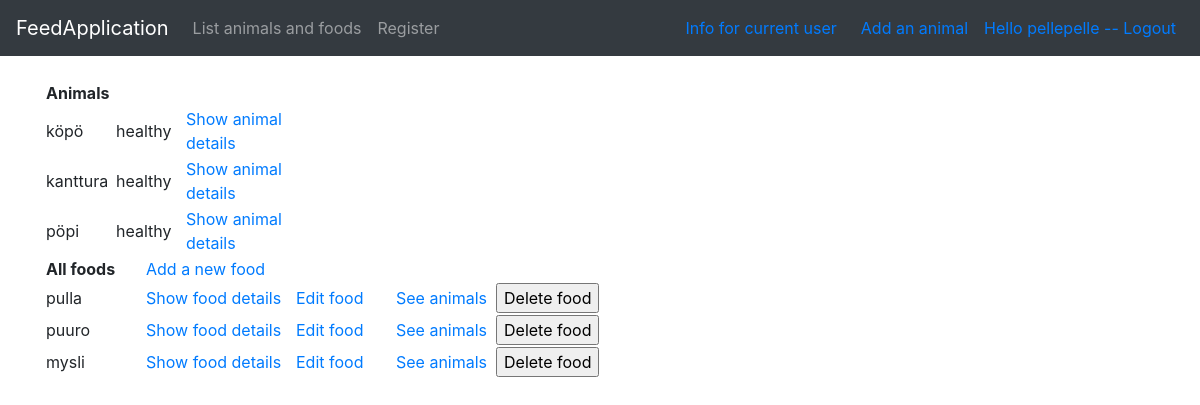
/animals/ (signed in), run on the app's committed database.
### application/auth/models.py (models this page shows, shortened)
class User(Base):
    __tablename__ = "account"
    name = db.Column(db.String(144), nullable=False)
    username = db.Column(db.String(144), nullable=False)
    password = db.Column(db.String(144), nullable=False)
    animals = db.relationship("Animal", backref='account', lazy=True)

### application/animals/models.py (models this page shows, shortened)
class Animal(Base):
    name = db.Column(db.String(144), nullable=False)
    account_id = db.Column(db.Integer, db.ForeignKey('account.id'),
                           nullable=False)
    user = db.relationship("User", backref='animal', lazy=True)
    foods = db.relationship("Food", secondary=animals_foods, back_populates='animals', lazy='dynamic')
    sick = db.Column(db.Boolean, nullable=False)

class Food(Base):
    name = db.Column(db.String(144), unique=True, nullable = False) #unique lisätty
    animals = db.relationship("Animal", secondary=animals_foods, back_populates='foods', lazy='dynamic')
    price = db.Column(db.Integer, nullable = True)

### application/animals/views.py (the view)
@app.route("/animals/", methods=["GET"])
def animals_index():
    return render_template("animals/list.html", animals = Animal.query.all(), foods = Food.query.all())

### application/__init__.py (called while the page is built)
@login_manager.user_loader
def load_user(user_id):
    return User.query.get(user_id)

### application/templates/animals/list.html (shortened to what this page needs)
{% extends "layout.html" %}
{% block body %}
  <table>
    <tr>
      <td><b>Animals</b></td>
      <td></td>
      <td></td>
    </tr>
    <tr>
      {% for animal in animals %}
      <td style="width:70px">{{ animal.name }}</td>
      {% if animal.sick == True %}
      <td style="width:70px">sick</td>
      {% else %}
      <td style="width:70px">healthy</td>
      {% endif %}
      <td style="width:150px"><a href="{{ url_for('animals_show_animal', animal_id=animal.id) }}">Show animal details</a></td>
    </tr>
    {% endfor %}
  </table>
  <table>
    <tr>
      <td style="width:100px"><b>All foods</b></td>
      <td style="width:150px"><a href="{{ url_for('new_food_form') }}">Add a new food</a></td>
    </tr>
      {% for food in foods %}
        <tr><td>{{ food.name }}</td>
          <td style="width:150px"><a href="{{ url_for('show_food', food_id=food.id)}}">Show food details</a></td>
          <td style="width:100px"><a href="{{ url_for('show_update_food', food_id=food.id)}}">Edit food</a></td>
          <td style="width:100px"><a href="{{ url_for('show_animals_per_food', food_id=food.id)}}">See animals</a></td>
          <td><form method="GET" action="{{ url_for('foods_delete', food_id=food.id) }}">
            <input type="submit" value="Delete food"/></form></td>
        </tr>
      {% endfor %}
  </table>
{% endblock %}

### application/templates/layout.html (shortened to what this page needs)
<!DOCTYPE html>
<html>
  <head>
    <link rel="stylesheet" href="https://maxcdn.bootstrapcdn.com/bootstrap/4.0.0/css/bootstrap.min.css">
  </head>
  <body>
    <nav class="navbar navbar-expand-md navbar-dark bg-dark mb-4">
      <a class="navbar-brand" href="#">FeedApplication</a>
<div class="collapse navbar-collapse" id="navbarCollapse">
        <ul class="navbar-nav mr-auto">
          <li class="nav-item">
            <a class="nav-link" href="{{ url_for('animals_index') }} ">List animals and foods</a>
          </li>
          <li class="nav-item">
            <a class="nav-link" href="{{ url_for('animals_userform') }} ">Register</a>
          </li>
        </ul>
        <div class="form-inline mt-2 mt-md-0 px-2">
          {% if current_user.is_authenticated %}
            <div class="px-2"><a href="{{ url_for('current_animals') }} ">Info for current user</a></div>
            <div class="px-2"></div><a href="{{ url_for('animals_form') }} ">Add an animal</a></div>
            <div class="px-2"><a href="{{ url_for('auth_logout') }}">Hello {{ current_user.name }} -- Logout</a></div>
	        {% else %}
	        <a href="{{ url_for('auth_login') }}">Login</a>
	        {% endif %}
        </div>
    </nav>
    <main role="main" class="container">
    {% block body %}{% endblock %}
    </main>
  </body>
</html>

### data on the page
User: name "pellepelle"
Animal: name "köpö", sick "healthy"
Animal: name "kanttura", sick "healthy"
Animal: name "pöpi", sick "healthy"
Food: name "pulla"
Food: name "puuro"
Food: name "mysli"
